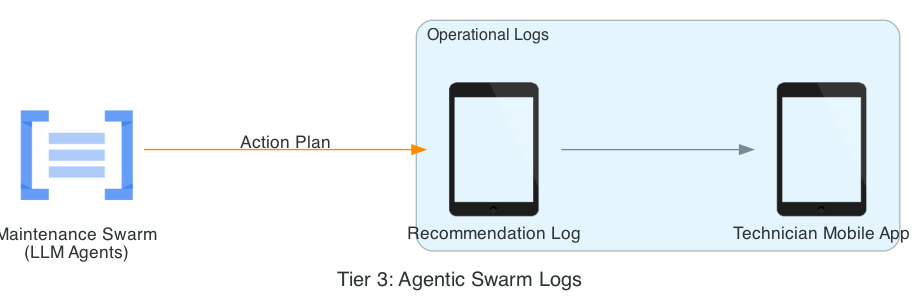

Write Python code to recreate this figure.
from diagrams import Diagram, Cluster, Edge
from diagrams.gcp.compute import Run
from diagrams.gcp.ml import NaturalLanguageAPI
from diagrams.generic.device import Tablet

graph_attr = {"pad": "0.1", "nodesep": "1.2", "ranksep": "2.0", "bgcolor": "transparent"}

with Diagram("Tier 3: Agentic Swarm Logs", show=False, filename="asset_tier3_agentic", direction="LR", graph_attr=graph_attr):
    swarm = NaturalLanguageAPI("Maintenance Swarm\n(LLM Agents)")
    
    with Cluster("Operational Logs"):
        action = Tablet("Recommendation Log")
        technician = Tablet("Technician Mobile App")

    swarm >> Edge(label="Action Plan", color="darkorange") >> action >> technician
